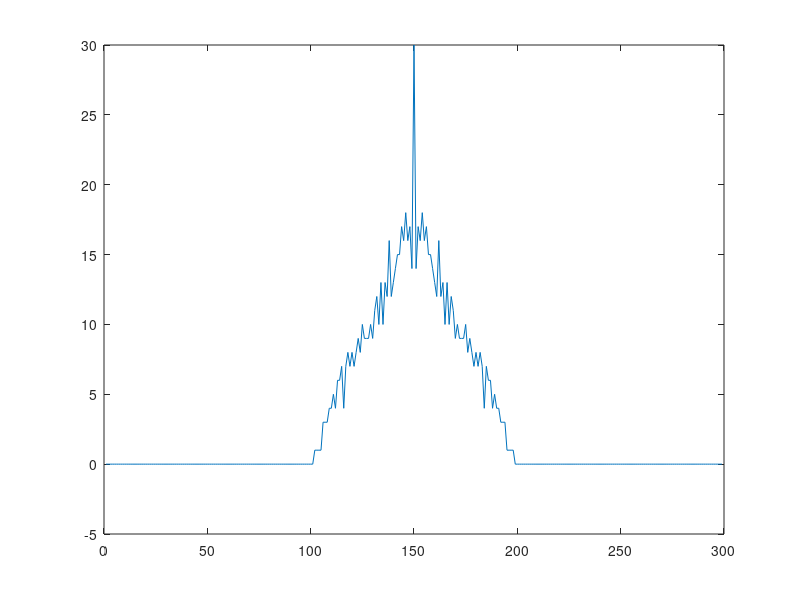

Source code (MATLAB): (Note: this script raises an error after producing the figure.)
x = floor(randn(1,50));
x(x~=0) = 1;
my_vec = [x,zeros(1,100)];

vec_auto = xcorr(my_vec);
figure(1);plot(vec_auto)
[a,b] = diff(vec_auto);
figure(2);plot(a,b)